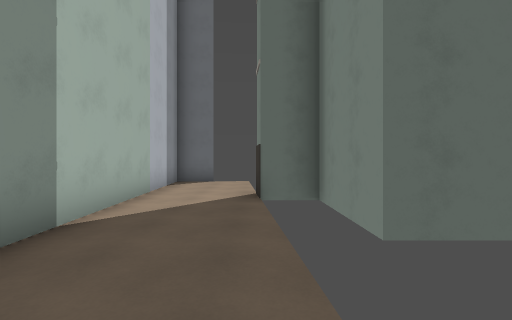
[1] (above)

15 first-person views from a walk through a Godot game level. The camera is 1.5 m above the floor, looks level and sees 90° across. The floor is counted in squares, 2 m on a side. Each view is taken from the middle of a square. On the plan, view 1 faces up. The plan holds only what a view shows up to about 9 squares ahead; the rest is blank.

[2]
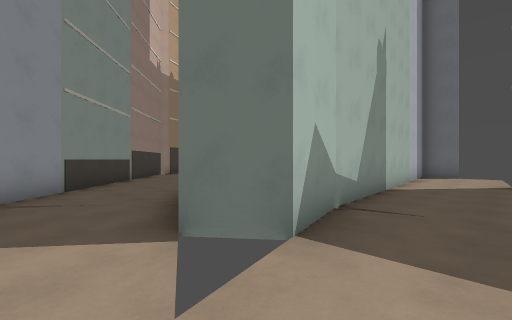

[3]
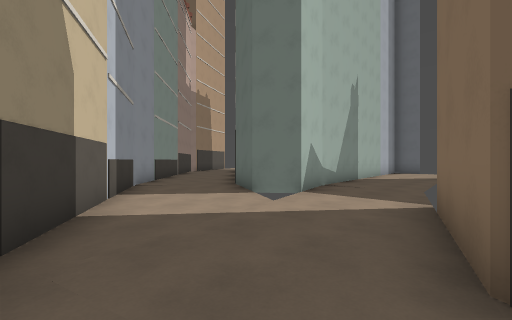

[4]
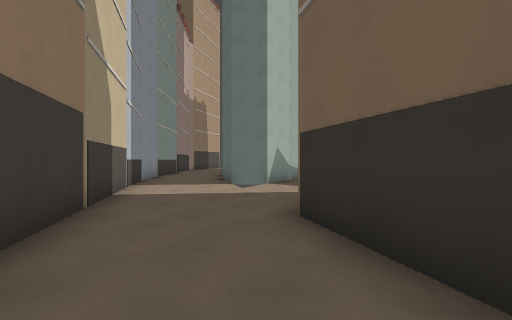

[5]
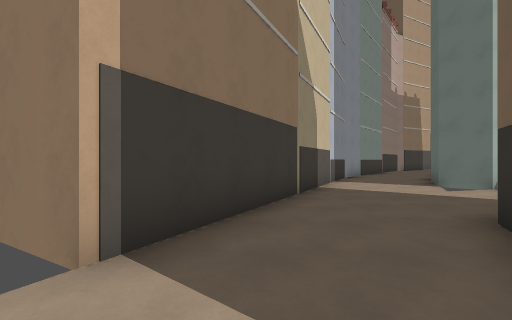

[6]
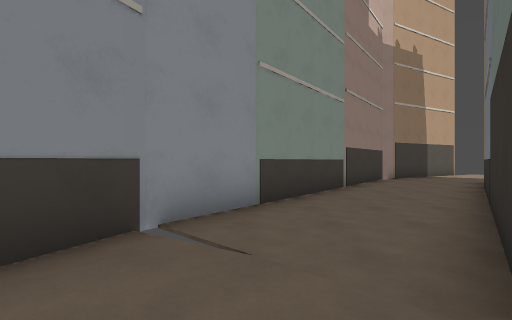

[7]
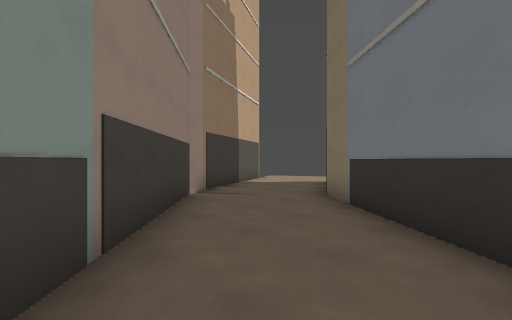

[8]
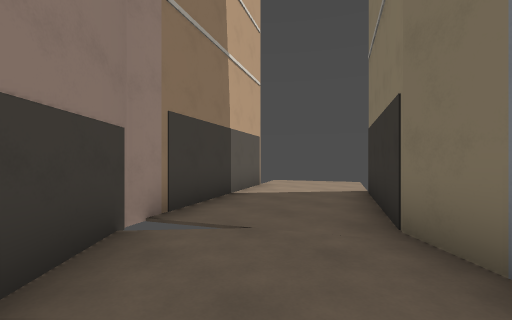

[9]
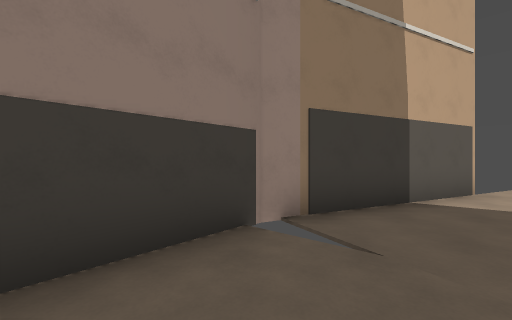

[10]
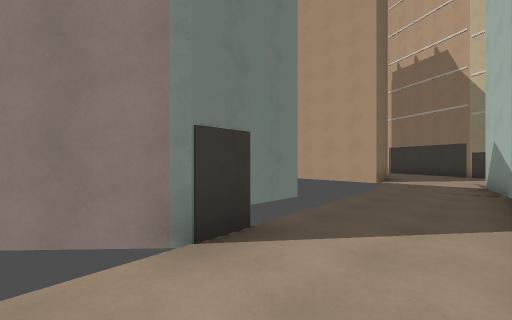

[11]
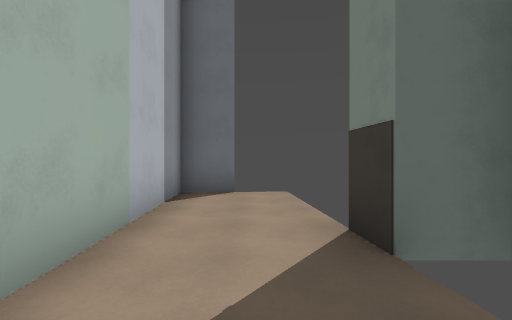

[12]
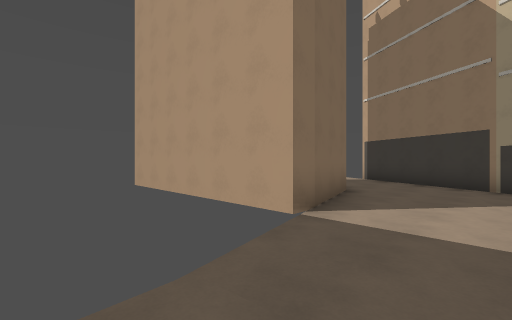

[13]
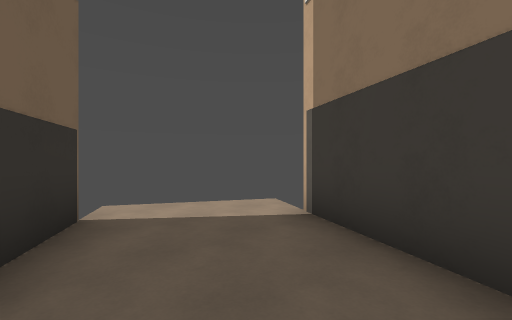

[14]
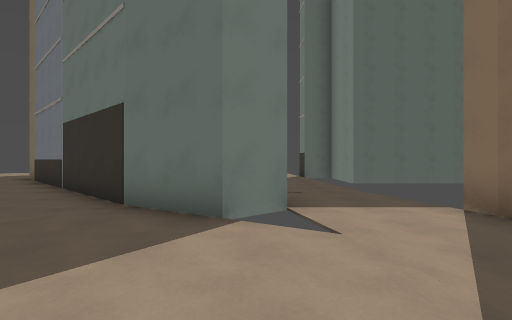

[15]
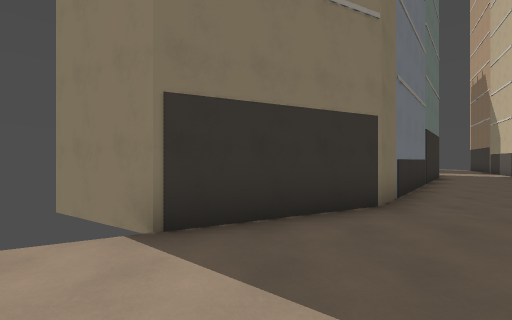

### Floor plan
Key: @ floor where view 1 was taken; . floor; H house.
Columns run from 16 left of view 1 to 7 right of it. Each row starts with its distance up from view 1.
  9      H       HH
  8 ....HH       H..
  7 H...H        H.. H
  6 H....H       H..HH
  5  H...H       H..HH
  4  H....H      H...H
  3   H....H     H...HHHHH
  2    H....H    H... HHHH
  1    HH....H    H..
  0     HH....H   H.@
 -1       H....HH H..
 -2        H.....HH..HHHHHHH
 -3         H.....H...H
 -4          HH.......H
 -5           HH......HH
 -6              H......HH
 -7               HH......
 -8                 HH....
 -9                   HH.
-10                    H

Positions as (right, up) in squares from view 1, and headings:
1: (0, 0), facing up
2: (0, -4), facing up-left
3: (2, -7), facing up-left
4: (4, -8), facing up-left
5: (5, -8), facing left
6: (-3, -3), facing left
7: (-8, -1), facing up-left
8: (-10, 1), facing up-left
9: (-10, 2), facing left
10: (-2, 7), facing down-right
11: (-1, 3), facing up
12: (-1, 1), facing down-right
13: (1, -6), facing down-right
14: (-2, -6), facing up
15: (-15, 6), facing right
